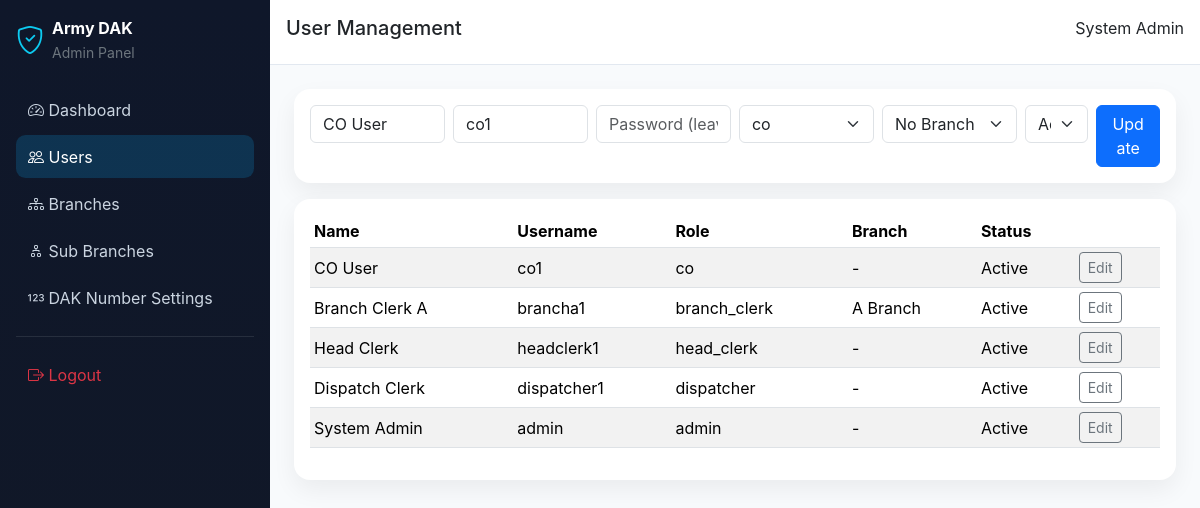
The page /admin/users.php?edit=5 (signed in) on the database its author committed.
### tables this page shows
CREATE TABLE IF NOT EXISTS users (
  id INT AUTO_INCREMENT PRIMARY KEY,
  name VARCHAR(120) NOT NULL,
  username VARCHAR(80) NOT NULL UNIQUE,
  password VARCHAR(255) NOT NULL,
  role ENUM('admin','dispatcher','head_clerk','branch_clerk','officer','co') NOT NULL,
  branch_id INT NULL,
  status TINYINT(1) NOT NULL DEFAULT 1,
  created_at TIMESTAMP DEFAULT CURRENT_TIMESTAMP,
  FOREIGN KEY (branch_id) REFERENCES branches(id)
);

CREATE TABLE IF NOT EXISTS branches (
  id INT AUTO_INCREMENT PRIMARY KEY,
  branch_name VARCHAR(100) NOT NULL,
  description VARCHAR(255) NULL,
  status TINYINT(1) NOT NULL DEFAULT 1
);

### includes/auth.php (called while the page is built, shortened)
<?php
require_once __DIR__ . '/../config/database.php';
function esc(string $value): string
{
    return htmlspecialchars($value, ENT_QUOTES, 'UTF-8');
}
function auth_user(): ?array
{
    return $_SESSION['auth_user'] ?? null;
}

### config/database.php (called while the page is built, shortened)
<?php
function db(): PDO
{
    static $pdo = null;
    if ($pdo instanceof PDO) {
        return $pdo;
    }
    $host = getenv('DB_HOST') ?: '127.0.0.1';
    $name = getenv('DB_NAME') ?: 'dak_system';
    $user = getenv('DB_USER') ?: 'root';
    $pass = getenv('DB_PASS') ?: '';
    $dsn = sprintf('mysql:host=%s;dbname=%s;charset=utf8mb4', $host, $name);
    $pdo = new PDO($dsn, $user, $pass, [
        PDO::ATTR_ERRMODE => PDO::ERRMODE_EXCEPTION,
        PDO::ATTR_DEFAULT_FETCH_MODE => PDO::FETCH_ASSOC,
        PDO::ATTR_EMULATE_PREPARES => false,
    ]);
    return $pdo;
}

### admin/users.php (the view, shortened to what this page needs)
<?php
require_once __DIR__ . '/../includes/auth.php';
$edit = null;
if (isset($_GET['edit'])) {
    $stmt = db()->prepare('SELECT * FROM users WHERE id=:id');
    $stmt->execute([':id' => (int)$_GET['edit']]);
    $edit = $stmt->fetch();
}
$users = db()->query('SELECT u.*, b.branch_name FROM users u LEFT JOIN branches b ON b.id=u.branch_id ORDER BY u.id DESC')->fetchAll();
include __DIR__ . '/../includes/header.php';
include __DIR__ . '/../includes/sidebar.php';
?>
<div class="main-panel"><div class="topbar p-3 d-flex justify-content-between"><h5>User Management</h5><span><?= esc(auth_user()['name']) ?></span></div>
<main class="p-4">
<div class="card p-3 mb-3"><form method="post" class="row g-2"><?= csrf_field() ?>
<div class="col-md-2"><input required name="name" value="<?= esc($edit['name'] ?? '') ?>" class="form-control" placeholder="Name"></div>
<div class="col-md-2"><input required name="username" value="<?= esc($edit['username'] ?? '') ?>" class="form-control" placeholder="Username"></div>
<div class="col-md-2"><input <?= $edit ? '' : 'required' ?> name="password" type="password" class="form-control" placeholder="Password<?= $edit ? ' (leave blank to keep)' : '' ?>"></div>
<div class="col-md-2"><select name="role" class="form-select"><?php foreach (['admin','dispatcher','head_clerk','branch_clerk','officer','co'] as $role): ?><option <?= (($edit['role'] ?? '') === $role) ? 'selected' : '' ?>><?= esc($role) ?></option><?php endforeach; ?></select></div>
<div class="col-md-2"><select name="branch_id" class="form-select"><option value="">No Branch</option></select></div>
<div class="col-md-1"><select name="status" class="form-select"><option value="1">Active</option><option value="0" <?= (($edit['status'] ?? 1)==0)?'selected':'' ?>>Inactive</option></select></div>
<div class="col-md-1"><button class="btn btn-primary w-100"><?= $edit ? 'Update' : 'Create' ?></button></div>
</form></div>
<div class="card p-3"><table class="table table-striped table-sm align-middle"><thead><tr><th>Name</th><th>Username</th><th>Role</th><th>Branch</th><th>Status</th><th></th></tr></thead><tbody><?php foreach($users as $u): ?><tr><td><?= esc($u['name']) ?></td><td><?= esc($u['username']) ?></td><td><?= esc($u['role']) ?></td><td><?= esc($u['branch_name'] ?? '-') ?></td><td><?= $u['status'] ? 'Active' : 'Inactive' ?></td><td><a class="btn btn-sm btn-outline-secondary" href="?edit=<?= (int)$u['id'] ?>">Edit</a></td></tr><?php endforeach; ?></tbody></table></div>
</main></div>
<?php include __DIR__ . '/../includes/footer.php'; ?>

### assets/css/style.css (style rules this page uses)
:root { --primary: #0f172a; --accent: #075985; --bg: #f8fafc; }
body { font-family: Inter, Roboto, sans-serif; background: var(--bg); }
.main-panel { flex: 1; }
.topbar { background: #fff; border-bottom: 1px solid #e2e8f0; }
.card { border: none; border-radius: 1rem; box-shadow: 0 10px 25px rgba(2, 6, 23, .06); }

### rows shown on the page
users: name "System Admin", username "admin", role "admin", branch_name "-", status "Active"
users: name "CO User", username "co1", role "co", branch_name "-", status "Active"
users: name "Branch Clerk A", username "brancha1", role "branch_clerk", branch.branch_name "A Branch", status "Active"
users: name "Head Clerk", username "headclerk1", role "head_clerk", branch_name "-", status "Active"
users: name "Dispatch Clerk", username "dispatcher1", role "dispatcher", branch_name "-", status "Active"

### other values the page prints
form field role "co"
